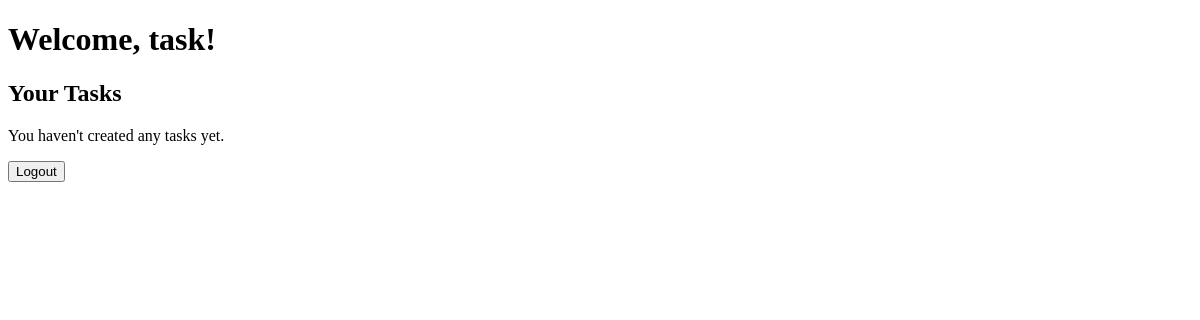
Page / (signed in) on the earlier database version.
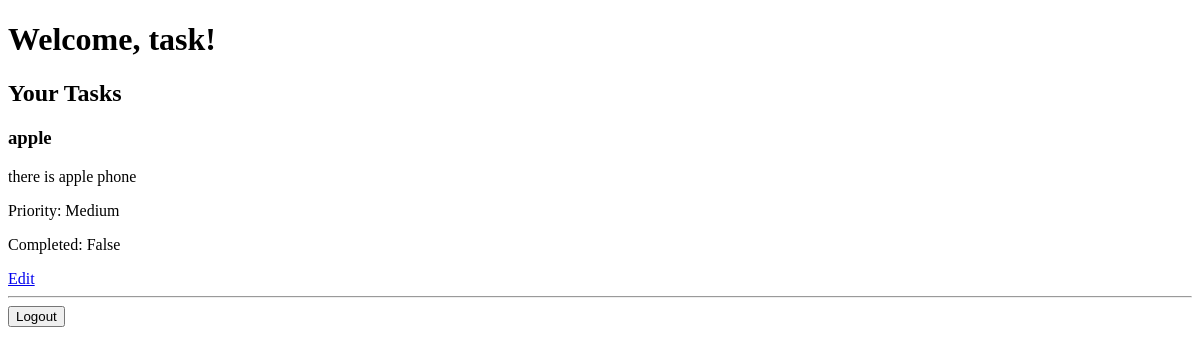
Same page on the later database version.
### tasks/models.py (models this page shows, shortened)
class Task(models.Model):
    PRIORITY_CHOICES = [
        ('High', 'High'),
        ('Medium', 'Medium'),
        ('Low', 'Low'),
    ]
    user = models.ForeignKey(
        User,
        on_delete=models.CASCADE,
        related_name='tasks'
    )
    title = models.CharField(max_length=200)
    description = models.TextField(blank=True)
    due_date = models.DateField(null=True, blank=True)
    priority = models.CharField(
        max_length=10,
        choices=PRIORITY_CHOICES,
        default='Medium'
    )
    is_completed = models.BooleanField(default=False)
    created_at = models.DateTimeField(auto_now_add=True)

### tasks/views.py (the view)
# urls.py: path('', views.dashboard_view, name='dashboard'),
@login_required
def dashboard_view(request):
    tasks = Task.objects.filter(user=request.user).order_by('-created_at')
    return render(request, 'tasks/dashboard.html', {'tasks': tasks})

### tasks/templates/tasks/dashboard.html (shortened to what this page needs)
<!DOCTYPE html>
<html lang="en">
<head>
</head>
<body>
    <h1>Welcome, {{ request.user.username }}!</h1>
    <h2>Your Tasks</h2>
    {% for task in tasks %}
        <div>
            <h3>{{ task.title }}</h3>
            <p>{{ task.description }}</p>
            <p>Priority: {{ task.priority }}</p>
            <p>Completed: {{ task.is_completed }}</p>
            <a href="{% url 'edit-task' task.id %}">Edit</a>
        </div>
        <hr>
    {% empty %}
        <p>You haven't created any tasks yet.</p>
    {% endfor %}
    <form method="POST" action="{% url 'logout' %}">
        <button type="submit">Logout</button>
    </form>
</body>
</html>

Differences in the rows shown:
added Task: title "apple", description "there is apple phone", priority "Medium", is_completed "False"
Other differences:
text no longer shown: "You haven't created any tasks yet."
